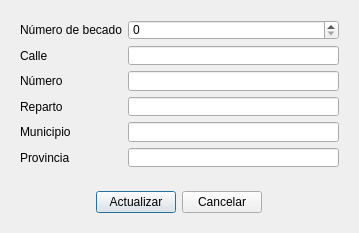
<?xml version="1.0" encoding="UTF-8"?>
<ui version="4.0">
 <class>Dialog</class>
 <widget class="QDialog" name="Dialog">
  <property name="geometry">
   <rect>
    <x>0</x>
    <y>0</y>
    <width>359</width>
    <height>233</height>
   </rect>
  </property>
  <property name="minimumSize">
   <size>
    <width>359</width>
    <height>233</height>
   </size>
  </property>
  <property name="maximumSize">
   <size>
    <width>359</width>
    <height>233</height>
   </size>
  </property>
  <property name="windowTitle">
   <string>Actualizar dirección a estudiante nacional</string>
  </property>
  <property name="modal">
   <bool>true</bool>
  </property>
  <layout class="QVBoxLayout" name="verticalLayout">
   <item>
    <widget class="QWidget" name="widget" native="true">
     <layout class="QGridLayout" name="gridLayout">
      <item row="0" column="0">
       <widget class="QLabel" name="label_2">
        <property name="text">
         <string>Número de becado</string>
        </property>
       </widget>
      </item>
      <item row="0" column="1">
       <widget class="QSpinBox" name="spn_num_becado">
        <property name="maximum">
         <number>1000000</number>
        </property>
       </widget>
      </item>
      <item row="4" column="0">
       <widget class="QLabel" name="label_5">
        <property name="text">
         <string>Municipio</string>
        </property>
       </widget>
      </item>
      <item row="3" column="0">
       <widget class="QLabel" name="label_4">
        <property name="text">
         <string>Reparto</string>
        </property>
       </widget>
      </item>
      <item row="2" column="0">
       <widget class="QLabel" name="label_3">
        <property name="text">
         <string>Número</string>
        </property>
       </widget>
      </item>
      <item row="1" column="1">
       <widget class="QLineEdit" name="txt_calle"/>
      </item>
      <item row="1" column="0">
       <widget class="QLabel" name="label">
        <property name="text">
         <string>Calle</string>
        </property>
       </widget>
      </item>
      <item row="5" column="0">
       <widget class="QLabel" name="label_6">
        <property name="text">
         <string>Provincia</string>
        </property>
       </widget>
      </item>
      <item row="2" column="1">
       <widget class="QLineEdit" name="txt_numero"/>
      </item>
      <item row="3" column="1">
       <widget class="QLineEdit" name="txt_reparto"/>
      </item>
      <item row="4" column="1">
       <widget class="QLineEdit" name="txt_municipio"/>
      </item>
      <item row="5" column="1">
       <widget class="QLineEdit" name="txt_provincia"/>
      </item>
     </layout>
    </widget>
   </item>
   <item alignment="Qt::AlignHCenter|Qt::AlignVCenter">
    <widget class="QWidget" name="widget_2" native="true">
     <layout class="QHBoxLayout" name="horizontalLayout">
      <item>
       <widget class="QPushButton" name="btn_actualizar">
        <property name="text">
         <string>Actualizar</string>
        </property>
       </widget>
      </item>
      <item>
       <widget class="QPushButton" name="btn_cancelar">
        <property name="text">
         <string>Cancelar</string>
        </property>
       </widget>
      </item>
     </layout>
    </widget>
   </item>
  </layout>
 </widget>
 <resources/>
 <connections/>
</ui>
